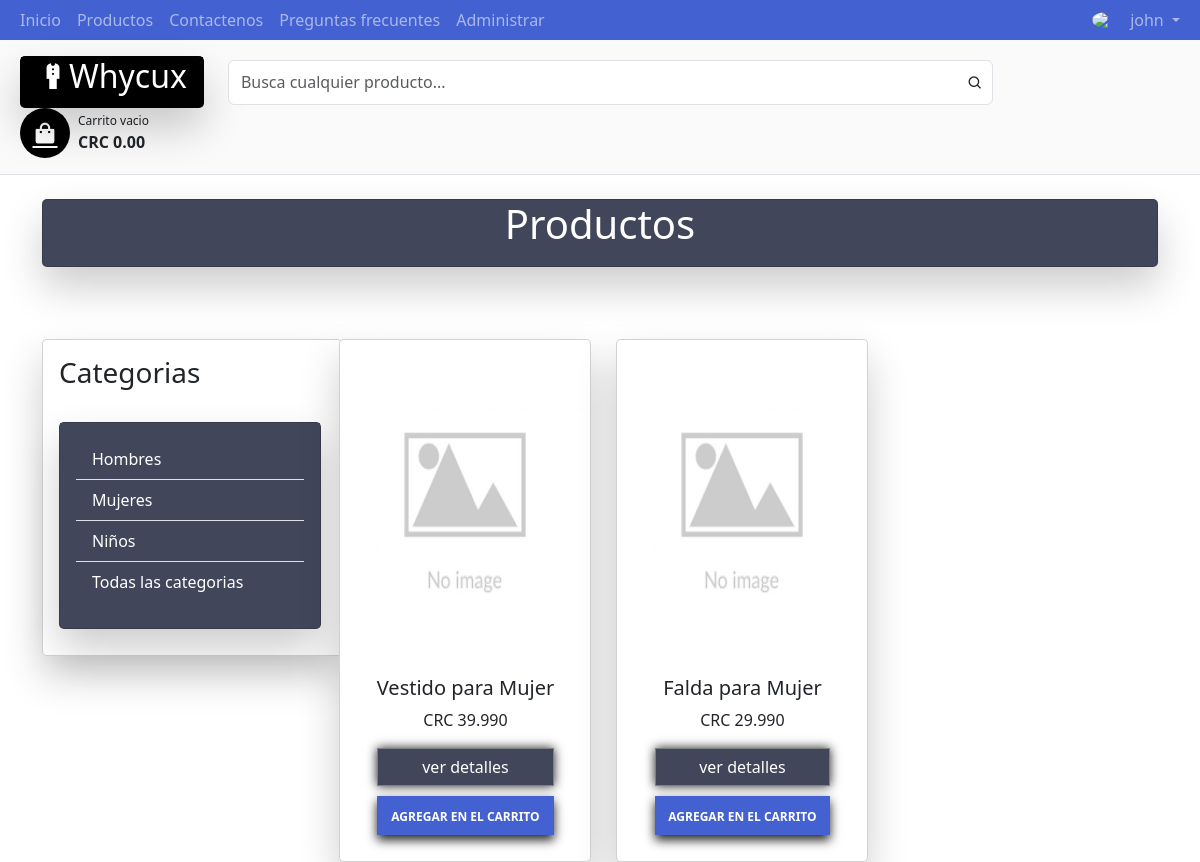
Page /products.php?category_id=2 (signed in) on the committed database.
### tables this page shows
CREATE TABLE categories (
    category_id INT(11) NOT NULL AUTO_INCREMENT,
    name VARCHAR(255) NOT NULL,
    PRIMARY KEY (category_id)
);

CREATE TABLE products (
    product_id INT(11) NOT NULL AUTO_INCREMENT,
    name VARCHAR(255) NOT NULL,
    description TEXT,
    price DECIMAL(10, 3) NOT NULL,
    category_id INT(11),
    image VARCHAR(255) DEFAULT 'assets/no_image.png',
    PRIMARY KEY (product_id)
);

### DAL/categories.php (called while the page is built, shortened)
<?php
function getAllCategories()
{
    $connection = Conecta();
    $response = $connection->query("select * from categories");
    return $response;
}
function getProductsByCategory($category_id)
{
    $connection = Conecta();
    $sql = "SELECT * FROM products WHERE category_id = $category_id";
    $response = $connection->query($sql);
    return $response;
}

### components/cardProduct/cardProduct.php (the view, shortened to what this page needs)
<link rel="stylesheet" type="text/css" href="components/cardProduct/card.css">
<link rel="stylesheet" type="text/css" href="components/navbar/navbar.css">
<?php
require_once 'DAL/products.php';
require_once 'DAL/categories.php';
if (!isset($_GET['category_id'])) {
    $products = getAllProducts();
} else {
    $category_id = $_GET['category_id'];
    $products = getProductsByCategory($category_id);
}
$user_id = $_SESSION['user']['user_id'];
$cart = null;
if (!isset($_SESSION['cart'])) {
    $cart = createCart($user_id);
} else {
    $cart = $_SESSION['cart'];
}
$cart_id = $cart['cart_id'];
echo "<div class='container-fluid'>";
echo "<div class='row'>";
if ($products->num_rows > 0) {
    while ($row = $products->fetch_assoc()) {
        echo "<div class='col-md-4'>";
        echo  "  <div class='card mx-auto col-md-3 col-10 mt-5'>";
        echo  "  <img class='mx-auto img-thumbnail' src='{$row['image']}' width='250px' height='auto' style='min-height:320px;' />";
        echo  "  <div class='card-body text-center mx-auto'>";
        echo  "      <div class='cvp'>";
        echo  "          <h5 class='card-title font-weight-bold'>{$row['name']}</h5>";
        echo  "      <p class='card-text'>CRC  {$row['price']}</p>";
        echo  "       <a href='single_product.php?id={$row['product_id']}' data-id='{$row['product_id']}' class='btn details px-auto' style='background-color: #42465A; color: white;'>ver detalles</a><br />";
        echo  "        <button class='btn cart px-auto' data-id='{$row['product_id']}' data-cart_id='$cart_id'>AGREGAR EN EL CARRITO</button>";
        echo  "     </div>";
        echo  "  </div>";
        echo "  </div>";
        echo "</div>";
    }
} else {
    echo "<h1>NO HAY PRODUCTOS</h1>";
}
echo "</div>";
echo "</div>";
?>

### components/categories/categories.php (shortened to what this page needs)
<div class="card" style="min-width: 300px;">
    <div class="card-body">
        <h3 style="text-align: left;">Categorias</h3>
        <br>
        <div class='card' style="background-color: #42465A;min-width: 260px;align-items: center;">
            <div class="card-body" style="background-color: #42465A;min-width: 260px;">
                <article class='card-group-item' style='background-color: #42465A;'>
                    <div class='filter-content' style='background-color: #42465A;'>
                        <div class='list-group list-group-flush' style='background-color: #42465A;'>
                            <?php
                            require_once 'DAL/categories.php';
                            $categories = getAllCategories();
                            if ($categories->num_rows > 0) {
                                while ($row = $categories->fetch_assoc()) {
                                    echo "<a id='categories_links'
                                    style='background-color: #42465A' href='http://localhost/whycux/products.php?category_id={$row['category_id']}' class='list-group-item'
                                    data-category-id='{$row['category_id']}'
                                    >{$row['name']} </a>";
                                }
                                echo "<a id='categories_links'
                                    style='background-color: #42465A' href='http://localhost/whycux/products.php' class='list-group-item'
                                    data-category-id='0'
                                    >Todas las categorias </a>";
                            } else {
                                echo "<h3>No hay categorias</h3>";
                            }
                            ?>
                        </div>
                    </div>
                </article>
            </div>
        </div>
    </div>
</div>

### style.css (style rules this page uses)
body { background-color: rgb(250, 250, 250); }
#categories_links { color: white; }

### components/cardProduct/card.css (style rules this page uses)
.details { border: 1.5px solid grey; color: #212121; width: 100%; height: auto; box-shadow: 0px 0px 10px #212121; }
.cart { background-color: #4361D1; color: white; margin-top: 10px; font-size: 12px; font-weight: 900; width: 100%; height: 39px; padding-top: 9px; box-shadow: 0px 5px 10px #212121; }
.card { width: fit-content; }
.card-body { width: fit-content; }
.btn { border-radius: 0; }
.img-thumbnail { border: none; }
.card { box-shadow: 0 20px 40px rgba(0, 0, 0, .2); border-radius: 5px; padding-bottom: 10px; }

### rows in the picture
categories: name "Hombres"
categories: name "Mujeres"
categories: name "Niños"
products: image (placeholder picture), name "Vestido para Mujer", price "39.990"
products: image (placeholder picture), name "Falda para Mujer", price "29.990"

### other values in the picture
$user['username'] "john"
